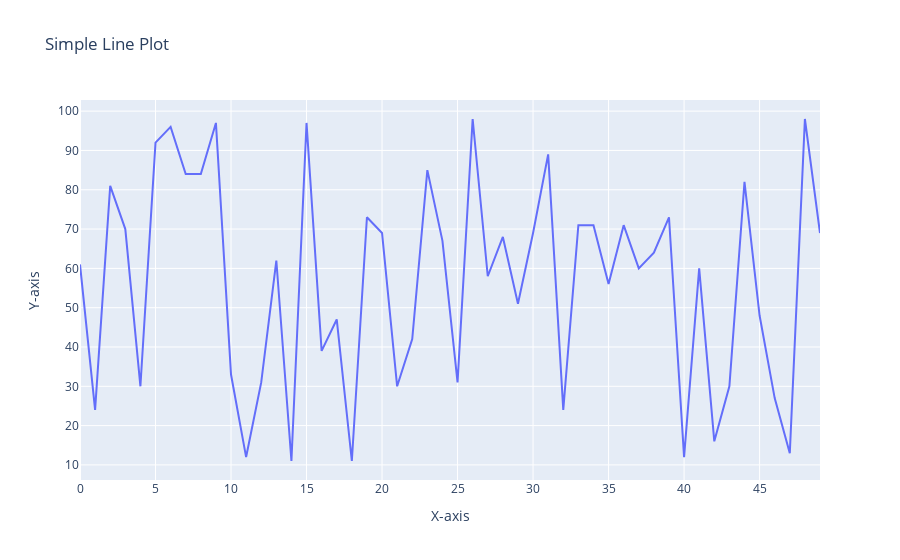

The cell this chart's notebook holds for it:
### Code cell
#20 Using Plotly, create a basic line plot of a randomly generated dataset, label the axes, and set the title as 
# 'Simple Line Plot

import numpy as np
import pandas as pd
import plotly.express as px


np.random.seed(42) 
x = np.arange(0, 50)
y = np.random.randint(10, 100, size=50)  


df = pd.DataFrame({'X': x, 'Y': y})


fig = px.line(df, x='X', y='Y', title='Simple Line Plot')


fig.update_layout(
    xaxis_title='X-axis',  # Label x-axis
    yaxis_title='Y-axis',  # Label y-axis
)


fig.show()

### Figure 1 — Plotly figure (JSON) as saved in the notebook; plotly's stock layout.template omitted (floating-point values rounded to 4 significant figures)
{"data": [{"hovertemplate": "X=%{x}<br>Y=%{y}<extra></extra>", "legendgroup": "", "line": {"color": "#636efa", "dash": "solid"}, "marker": {"symbol": "circle"}, "mode": "lines", "name": "", "orientation": "v", "showlegend": false, "type": "scatter", "x": [0, 1, 2, 3, 4, 5, 6, 7, 8, 9, 10, 11, 12, 13, 14, 15, 16, 17, 18, 19, 20, 21, 22, 23, 24, 25, 26, 27, 28, 29, 30, 31, 32, 33, 34, 35, 36, 37, 38, 39, 40, 41, 42, 43, 44, 45, 46, 47, 48, 49], "xaxis": "x", "y": [61, 24, 81, 70, 30, 92, 96, 84, 84, 97, 33, 12, 31, 62, 11, 97, 39, 47, 11, 73, 69, 30, 42, 85, 67, 31, 98, 58, 68, 51, 69, 89, 24, 71, 71, 56, 71, 60, 64, 73, 12, 60, 16, 30, 82, 48, 27, 13, 98, 69], "yaxis": "y"}], "layout": {"legend": {"tracegroupgap": 0}, "title": {"text": "Simple Line Plot"}, "xaxis": {"anchor": "y", "domain": [0, 1], "title": {"text": "X-axis"}}, "yaxis": {"anchor": "x", "domain": [0, 1], "title": {"text": "Y-axis"}}}}
